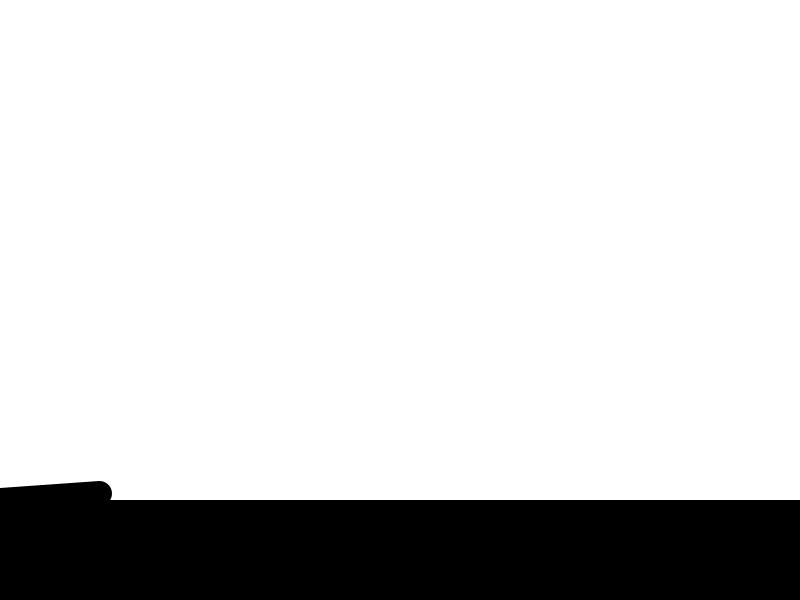
Frame 1 (no input)
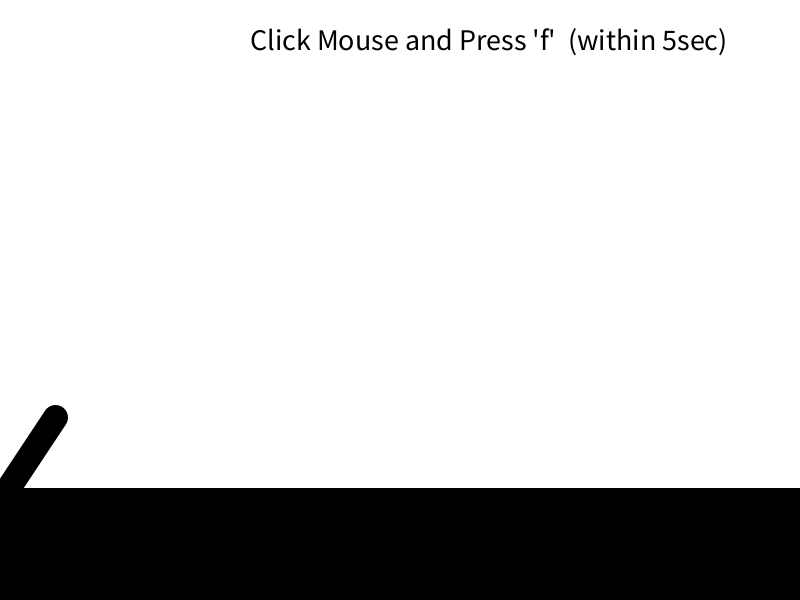
Frame 60 (the mouse pressed at the canvas centre just before this capture)
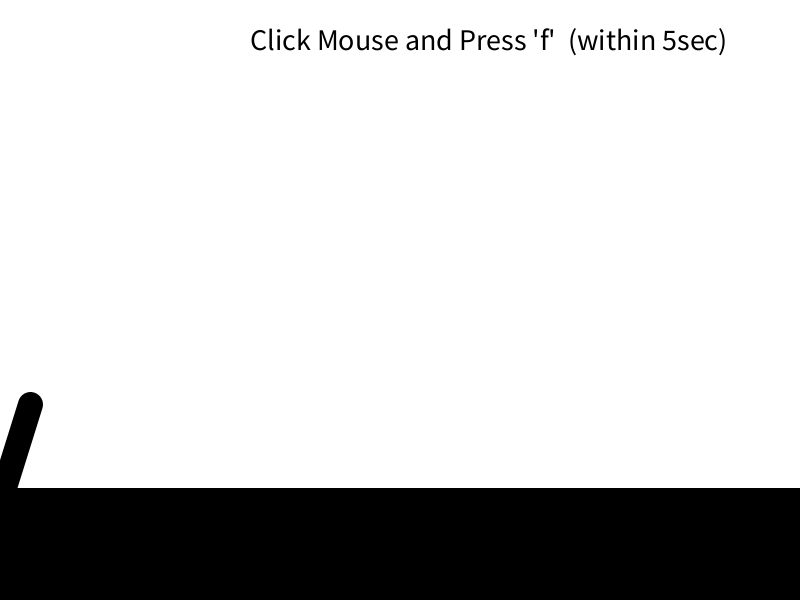
Frame 120 (the mouse held since frame 60 and released just before this capture)

The Processing sketch that drew these frames (run headless with seeded random() and noise(); from frame 60 on, the mouse is pressed at the canvas centre):

// Processing sketch: processing_164934
// ── processing_164934.pde

float v=10;
float rad;
float alpha=0;
float vx, vy;
float x=0;
float y=600;
boolean fly = true;
boolean goUp = true;
float g=0.5;
float num;
float angle;
boolean shoot = false;

void setup(){
  size(800,600);
  smooth();
  frameRate(10);
  
 
}

void draw(){
  if(key =='f') shoot = true;
  
  background(255);
  textSize(30);
  text("Click Mouse and Press 'f'  (within 5sec)", 250,50);
  fill(0);
  rect(0,500,1200,100);
  translate(0,-100);
  
  if(alpha==0) goUp = true;
  else if(alpha>90) goUp = false;
  if(goUp){
    if(shoot) {
      alpha +=0;
      angle = alpha;
      text("angle : "+angle+"'",250,200);
    }
    else alpha+=4;
  }
  else{
    if(shoot){
      alpha +=0;
      angle = alpha;
      text("angle : "+angle+"'",250,200);
    }
    else alpha-=4;
  }  
  
  
  
  rad = radians(alpha);   
  strokeWeight(25);
  line(0,600,100 *cos(rad),600-100*sin(rad));
  
  
  if(frameCount<50){
  vx = v*cos(rad);
  vy = -v*sin(rad);
  }

  if(shoot){
      if(y==600) fly = true;
      else if(y>600) fly = false;
      if(fly) {        
        vy += g;
        y += vy;
        x += vx; 
        num=x; 
        text("HAHAHAHAHAHAHA", x-100, y-20);
      }      
      else{     
        vy =0; 
        vx=0;
        y += vy;
        x += vx;   
        num = x;
        text("HAHAHAHAHAHAHA", x, 560);
      }
    
    ellipse(x,y, 10,10);
    textSize(30);
    
 
    
    text("score : "+num +"m" , 250,250);     
  }       
   
}
  

 
